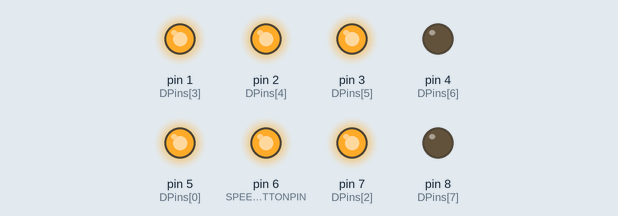
This sketch was run on a simulated Arduino Uno, built with avr-gcc and run on an emulated ATmega328P. Shown: output pins drawn as LEDs (lit = HIGH).

Above: at 0.2 s.
At 1.2 s:
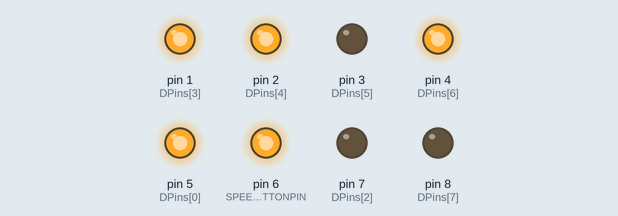
At 1.7 s:
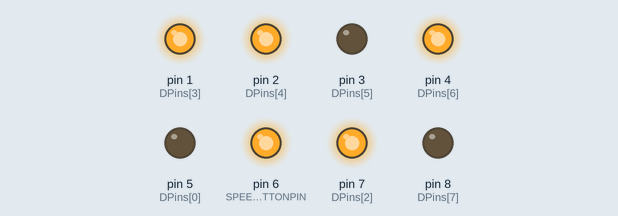
At 2.7 s:
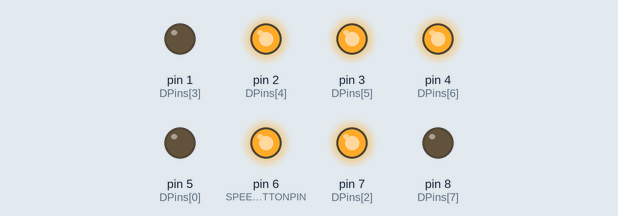
At 4.2 s:
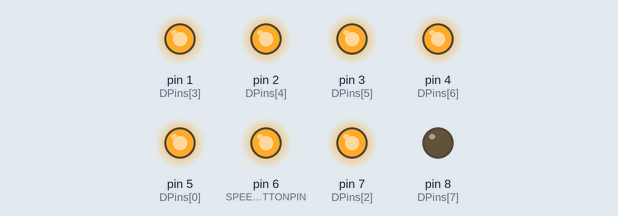
At 5.7 s:
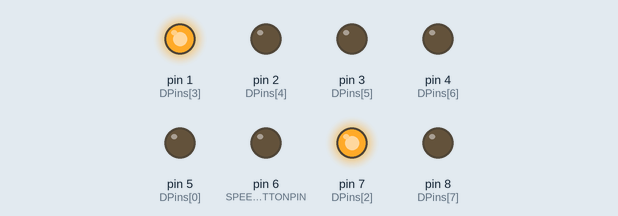
Timing chart, 0 to 6.5 s (numbered marks = the images above):
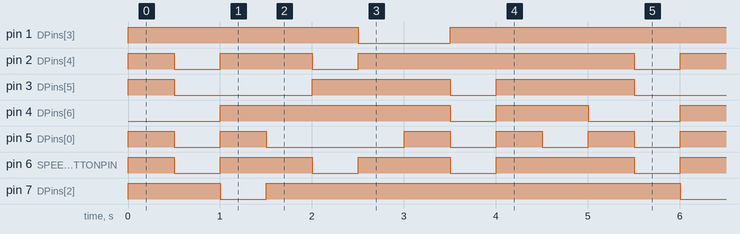

The sketch:

8led.ino
```cpp
/*
8LED 显示演示
 */
//各种显示图形
int dat[][7] = {
  {1, 1, 1, 1, 1, 1, 0}, //0
  {0, 0, 1, 1, 0, 0, 0}, //1
  {1, 1, 0, 1, 1, 0, 1}, //2
  {0, 1, 1, 1, 1, 0, 1}, //3
  {0, 0, 1, 1, 0, 1, 1}, //4
  {0, 1, 1, 0, 1, 1, 1}, //5
  {1, 1, 1, 0, 1, 1, 1}, //6
  {0, 0, 1, 1, 1, 0, 0}, //7
  {1, 1, 1, 1, 1, 1, 1}, //8
  {0, 1, 1, 1, 1, 1, 1}, //9
  {0,0,0,0,0,0,1},//10:中-
  {1,0,0,1,1,1,1},//11:[-
  {1,1,1,1,0,0,1}, //12:-]
  {1,0,0,0,0,0,0},//13:上-
  {0,0,0,1,0,0,0},//14:下_
  {0,0,0,0,0,0,0},//15:null
};
const int datsize = sizeof(dat) / 14;
#define D_ON HIGH
#define D_OFF LOW

const int DPins[] = {5,6,7,1,2,3,4,8};//每个8的脚位
const int DPinCount = sizeof(DPins) / 2;


void showdat(int d){
  if(d < 0 || d > 9) return;
  for(int i=0;i<7;i++) digitalWrite(DPins[i],dat[d][i]);
}


#define SPEEDBUTTONPIN 6

void setup() {
  // put your setup code here, to run once:
//  Serial.begin(115200);
  for (int i = 0; i < DPinCount; i++) {
    pinMode(DPins[i], OUTPUT);
    digitalWrite(DPins[i], D_OFF);
  }
 // Serial.println(datsize);

//  pinMode(SPEEDBUTTONPIN, INPUT);

}

void loop() {
  // put your main code here, to run repeatedly:
  static int i(0);
     showdat((i++)%10);
      delay(500);
  if(digitalRead(SPEEDBUTTONPIN) == HIGH){

  }
}
```

Measured:
- by itself, pin 1 (DPins[3]): repeats every 5.0 s: LOW 1.0 s, HIGH 4.0 s
- by itself, pin 2 (DPins[4]): repeats every 5.0 s: LOW 0.50 s, HIGH 1.0 s, LOW 0.50 s, HIGH 3.0 s
- by itself, pin 3 (DPins[5]): repeats every 5.0 s: LOW 1.5 s, HIGH 1.5 s, LOW 0.50 s, HIGH 1.5 s
- by itself, pin 4 (DPins[6]): repeats every 5.0 s: LOW 0.50 s, HIGH 1.0 s, LOW 1.0 s, HIGH 2.5 s
- by itself, pin 5 (DPins[0]): repeats every 5.0 s: LOW 0.50 s, HIGH 0.50 s, LOW 1.5 s, 2 × (HIGH 0.50 s, LOW 0.50 s), HIGH 0.50 s
- by itself, pin 6 (SPEEDBUTTONPIN): repeats every 5.0 s: 2 × (LOW 0.50 s, HIGH 1.0 s), LOW 0.50 s, HIGH 1.5 s
- by itself, pin 7 (DPins[2]): repeats every 5.0 s: LOW 0.50 s, HIGH 4.5 s
